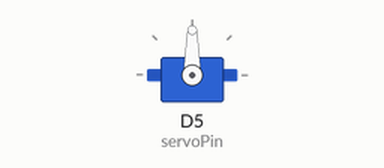
The sketch below on a simulated ESP8266 (NodeMCU). Shown: servo. WiFi joins after 1.5 s; servers stay silent unless stated; uploads are accepted with an empty reply; what the sketch prints to the serial monitor is not drawn.

Above: at 0.1 s.
At 1.8 s:
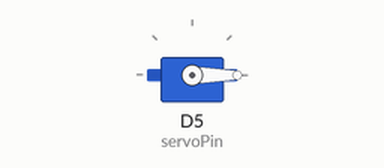
Timing chart, 0 to 3.3 s (numbered marks = the images above):
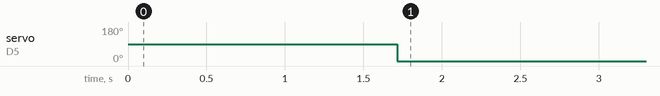

Measured:
- by itself, servo on D5 (servoPin): 90° → 0° at 1.7 s

The sketch:

servomotor_firebase_integration.ino
```cpp
// #include <ESP8266WiFi.h>
// #include <ESP8266HTTPClient.h>
// #include <Servo.h>

// const char* ssid = "azima";
// const char* password = "11111111";
// const char* firebaseHost = "arduino-63e63-default-rtdb.asia-southeast1.firebasedatabase.app";
// const char* firebaseAuth = "AIzaSyBbbDxqr7BVFG9zAEKse0dwhrnEXTWyXkE";

// Servo myServo;
// int servoPin = D5;

// void setup() {
//     Serial.begin(115200);
//     WiFi.begin(ssid, password);
//     myServo.attach(servoPin);

//     Serial.print("Подключение к WiFi");
//     while (WiFi.status() != WL_CONNECTED) {
//         delay(500);
//         Serial.print(".");
//     }
//     Serial.println("\nWiFi подключен!");
// }

// void loop() {
//     int angle1 = getServoAngleFromFirebase("servo");
//     int angle2 = getServoAngleFromFirebase("servo2");

//     if (angle1 >= 0 && angle1 <= 180 && angle2 >= 0 && angle2 <= 180) {
//         myServo.write(angle1);
//         delay(1000);
//         Serial.print("Установлен угол: ");
//         Serial.println(angle1);
//         delay(5000);

//         myServo.write(angle2);
//         delay(1000);
//         Serial.print("Установлен угол: ");
//         Serial.println(angle2);
//         delay(5000);
//     }
// }

// int getServoAngleFromFirebase(String servoName) {
//     if (WiFi.status() != WL_CONNECTED) {
//         Serial.println("WiFi не подключен!");
//         return -1;
//     }

//     WiFiClientSecure client;
//     client.setInsecure();

//     HTTPClient http;
//     String url = "https://" + String(firebaseHost) + "/" + servoName + ".json?auth=" + firebaseAuth;

//     Serial.print("Отправляем GET-запрос на: ");
//     Serial.println(url);

//     http.begin(client, url);
//     int httpResponseCode = http.GET();

//     Serial.print("Код ответа сервера: ");
//     Serial.println(httpResponseCode);

//     if (httpResponseCode == 200) {
//         String response = http.getString();
//         Serial.print("Ответ Firebase (" + servoName + "): ");
//         Serial.println(response);

//         http.end();
//         return response.toInt();
//     } else {
//         Serial.println("Ошибка запроса, проверь URL и токен!");
//     }
//     http.end();
//     return -1;
// }


#include <ESP8266WiFi.h>
#include <ESP8266HTTPClient.h>
#include <Servo.h>

const char* ssid = "azima";
const char* password = "11111111";
const char* firebaseHost = "arduino-63e63-default-rtdb.asia-southeast1.firebasedatabase.app";
const char* firebaseAuth = "AIzaSyBbbDxqr7BVFG9zAEKse0dwhrnEXTWyXkE";

Servo myServo;
int servoPin = D5;

void setup() {
    Serial.begin(115200);
    WiFi.begin(ssid, password);
    myServo.attach(servoPin);

    Serial.print("Подключение к WiFi");
    while (WiFi.status() != WL_CONNECTED) {
        delay(500);
        Serial.print(".");
    }
    Serial.println("\nWiFi подключен!");
}

void loop() {
    int angle = getServoAngleFromFirebase();
    if (angle >= 0 && angle <= 180) {
        myServo.write(angle);
        Serial.print("Установлен угол: ");
        Serial.println(angle);
    }
    delay(5000);
}

int getServoAngleFromFirebase() {
    if (WiFi.status() != WL_CONNECTED) {
        Serial.println("WiFi не подключен!");
        return -1;
    }

    WiFiClientSecure client;
    client.setInsecure();  // Игнорируем SSL сертификаты

    HTTPClient http;
    String url = "https://" + String(firebaseHost) + "/servo.json?auth=" + firebaseAuth;

    Serial.print("Отправляем GET-запрос на: ");
    Serial.println(url);

    http.begin(client, url);
    int httpResponseCode = http.GET();

    Serial.print("Код ответа сервера: ");
    Serial.println(httpResponseCode);

    if (httpResponseCode == 200) {
        String response = http.getString();
        Serial.print("Ответ Firebase: ");
        Serial.println(response);

        http.end();
        return response.toInt();
    } else {
        Serial.println("Ошибка запроса, проверь URL и токен!");
    }
    http.end();
    return -1;
}
```
